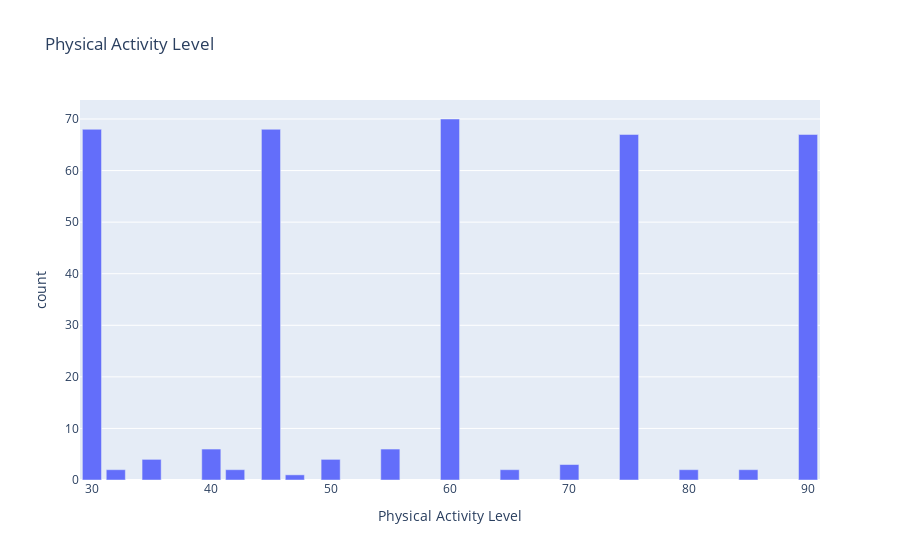

Notebook cell for this chart:
### Markdown cell above
## ↘️ Physical Activity Level

### Code cell
fig=px.bar(Physical_Activity_Level,x='Physical Activity Level',y='count',title='Physical Activity Level')
fig.show()

### Figure 1 — Plotly figure (JSON) as saved in the notebook; plotly's stock layout.template omitted (floating-point values rounded to 4 significant figures)
{"data": [{"hovertemplate": "Physical Activity Level=%{x}<br>count=%{y}<extra></extra>", "legendgroup": "", "marker": {"color": "#636efa", "pattern": {"shape": ""}}, "name": "", "orientation": "v", "showlegend": false, "textposition": "auto", "type": "bar", "x": [60, 30, 45, 75, 90, 40, 55, 35, 50, 70, 42, 32, 80, 65, 85, 47], "xaxis": "x", "y": [70, 68, 68, 67, 67, 6, 6, 4, 4, 3, 2, 2, 2, 2, 2, 1], "yaxis": "y"}], "layout": {"barmode": "relative", "legend": {"tracegroupgap": 0}, "title": {"text": "Physical Activity Level"}, "xaxis": {"anchor": "y", "domain": [0, 1], "title": {"text": "Physical Activity Level"}}, "yaxis": {"anchor": "x", "domain": [0, 1], "title": {"text": "count"}}}}
